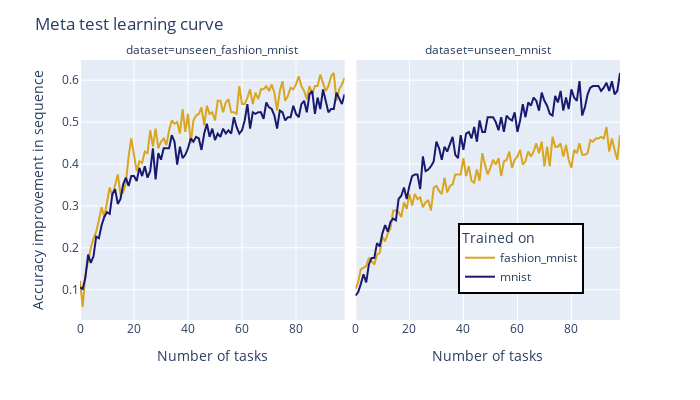

The notebook cell this image was saved under:
### Code cell
fig = px.line(
    res, y=0, color="trained_on", facet_col="dataset",
    color_discrete_sequence=["goldenrod", "midnightblue"]
)
fig.update_layout(
    legend=dict(
        x=0.70,
        y=0.10,
        bgcolor="white",
        bordercolor="Black",
        borderwidth=2,
        title="Trained on"
    ),
    width=700, height=400, title="Meta test learning curve",
    yaxis=dict(title="Accuracy improvement in sequence"),
)
fig.update_xaxes(title="Number of tasks")
fig
